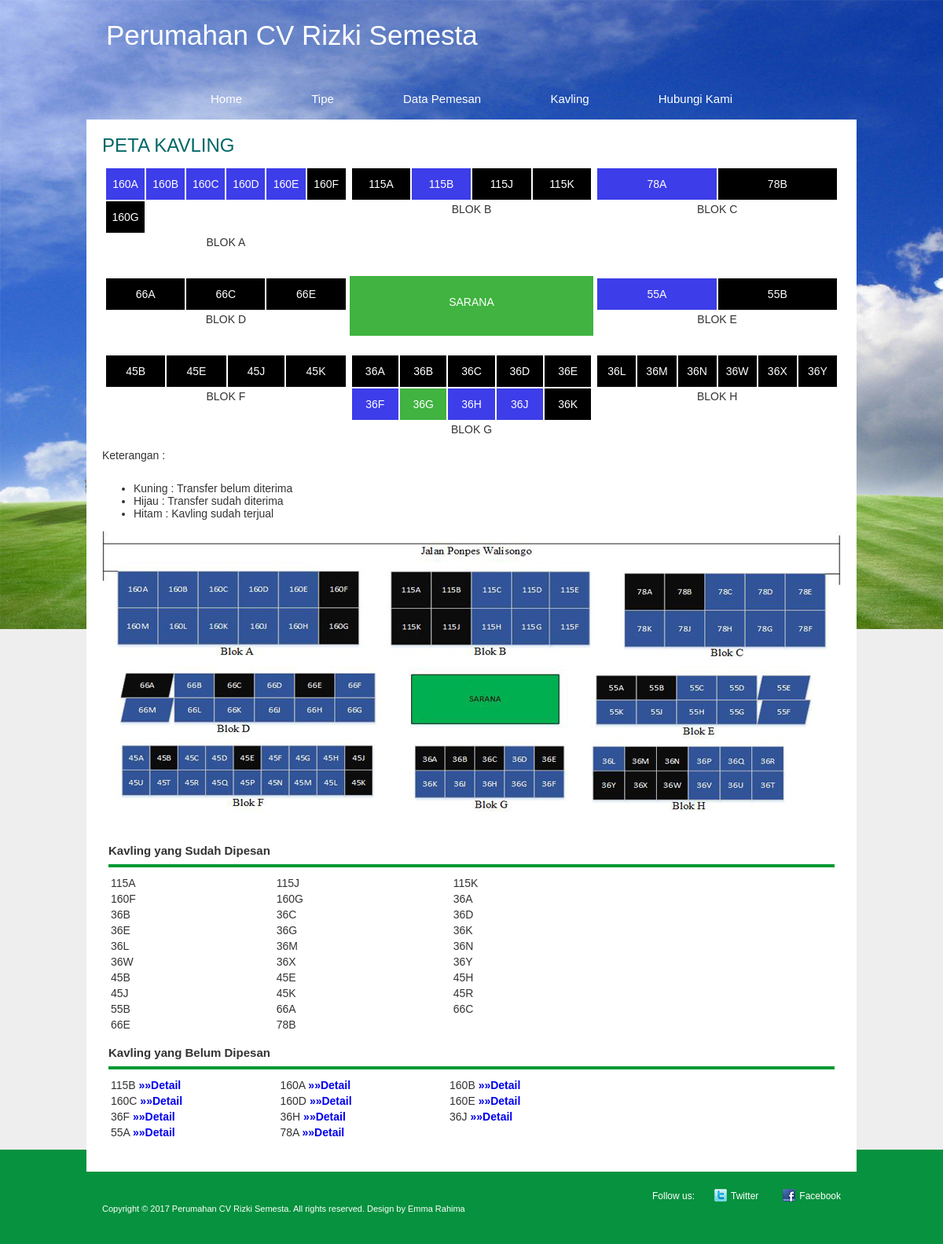
The page /tes.php on the database its author committed.
### tables this page shows
CREATE TABLE `t_kavling` (
  `kd_kavling` varchar(4) NOT NULL,
  `kd_tipe` varchar(3) NOT NULL,
  `luas` int(3) NOT NULL,
  `lebih` int(3) NOT NULL,
  `by_lebih` int(8) NOT NULL,
  `keterangan` text NOT NULL,
  `status` tinyint(1) NOT NULL
);

CREATE TABLE `t_pemesan` (
  `id_pemesan` varchar(3) NOT NULL,
  `kd_kavling` varchar(4) NOT NULL,
  `nama` varchar(25) NOT NULL,
  `nik` varchar(16) NOT NULL,
  `jns_kel` varchar(6) NOT NULL,
  `tp_lahir` varchar(15) NOT NULL,
  `tgl_lahir` date NOT NULL,
  `alamat` text NOT NULL,
  `status` varchar(11) NOT NULL,
  `pekerjaan` varchar(20) NOT NULL,
  `telp` varchar(13) NOT NULL,
  `bank` varchar(7) NOT NULL,
  `foto` varchar(30) NOT NULL,
  `app` tinyint(1) NOT NULL,
  `jual` tinyint(1) NOT NULL
);

### tes.php (the view, shortened to what this page needs)
<!DOCTYPE HTML PUBLIC "-//W3C//DTD HTML 4.01//EN" "http://www.w3.org/TR/html4/strict.dtd">
<html>
<head>
<link type="text/css" rel="stylesheet" href="css/style.css">
<link href="jquery_custom/jquery-ui.css" rel='stylesheet' type='text/css'/>
</head>
<body>
<div class="outer">
  <div class="wrapper">
    <div class="header">
      <div class="header_top">
        <div class="logo fl-lt"> <a href="#">Perumahan CV Rizki Semesta</a> </div>
      </div>
      <div class="menu">
        <ul>
          <li><a href="?page=home">Home</a></li>
          <li><a href="?page=tipe">Tipe</a></li>
		  <li><a href="?page=pemesan">Data Pemesan</a></li>
          <li><a href="?page=kavling">Kavling</a></li>
          <li><a href="?page=kontak">Hubungi Kami</a></li>
        </ul>
      </div>
    </div>
    <div class="content">
<?php
include "kon_db.php";
?>
<?php
$blok_A = mysqli_query($koneksi, "SELECT `t_kavling`.`kd_kavling`,`app`,`jual` FROM `t_kavling` LEFT JOIN `t_pemesan` ON `t_kavling`.`kd_kavling` = `t_pemesan`.`kd_kavling` WHERE `t_kavling`.`kd_kavling` LIKE '160%' ORDER BY `t_kavling`.`kd_kavling` ASC");
$blok_B = mysqli_query($koneksi, "SELECT `t_kavling`.`kd_kavling`,`app`,`jual` FROM `t_kavling` LEFT JOIN `t_pemesan` ON `t_kavling`.`kd_kavling` = `t_pemesan`.`kd_kavling` WHERE `t_kavling`.`kd_kavling` LIKE '115%' ORDER BY `t_kavling`.`kd_kavling` ASC");
$blok_C = mysqli_query($koneksi, "SELECT `t_kavling`.`kd_kavling`,`app`,`jual` FROM `t_kavling` LEFT JOIN `t_pemesan` ON `t_kavling`.`kd_kavling` = `t_pemesan`.`kd_kavling` WHERE `t_kavling`.`kd_kavling` LIKE '78%' ORDER BY `t_kavling`.`kd_kavling` ASC");
$blok_D = mysqli_query($koneksi, "SELECT `t_kavling`.`kd_kavling`,`app`,`jual` FROM `t_kavling` LEFT JOIN `t_pemesan` ON `t_kavling`.`kd_kavling` = `t_pemesan`.`kd_kavling` WHERE `t_kavling`.`kd_kavling` LIKE '66%' ORDER BY `t_kavling`.`kd_kavling` ASC");
$blok_E = mysqli_query($koneksi, "SELECT `t_kavling`.`kd_kavling`,`app`,`jual` FROM `t_kavling` LEFT JOIN `t_pemesan` ON `t_kavling`.`kd_kavling` = `t_pemesan`.`kd_kavling` WHERE `t_kavling`.`kd_kavling` LIKE '55%' ORDER BY `t_kavling`.`kd_kavling` ASC");
$blok_F = mysqli_query($koneksi, "SELECT `t_kavling`.`kd_kavling`,`app`,`jual` FROM `t_kavling` LEFT JOIN `t_pemesan` ON `t_kavling`.`kd_kavling` = `t_pemesan`.`kd_kavling` WHERE `t_kavling`.`kd_kavling` LIKE '45%' ORDER BY `t_kavling`.`kd_kavling` ASC");
$blok_G = mysqli_query($koneksi, "SELECT `t_kavling`.`kd_kavling`,`app`,`jual` FROM `t_kavling` LEFT JOIN `t_pemesan` ON `t_kavling`.`kd_kavling` = `t_pemesan`.`kd_kavling` WHERE `t_kavling`.`kd_kavling` LIKE '36%' ORDER BY `t_kavling`.`kd_kavling` ASC LIMIT 10");
$blok_H = mysqli_query($koneksi, "SELECT `t_kavling`.`kd_kavling`,`app`,`jual` FROM `t_kavling` LEFT JOIN `t_pemesan` ON `t_kavling`.`kd_kavling` = `t_pemesan`.`kd_kavling` WHERE `t_kavling`.`kd_kavling` LIKE '36%' ORDER BY `t_kavling`.`kd_kavling` ASC LIMIT 10,12");
?>
<h2>PETA KAVLING</h2>
<table width="100%" class="kavlingan">
<tr>
	<td width="33%">
		<table width="100%" class="table-kavling">
			<?php
				$index = 0;
				foreach ($blok_A as $value) {
					$index+= 1;
					if ($index % 6 == 1) {
						echo "<tr>";
					}
					if ($value['app'] == 1 AND $value['jual'] == 0) {
						echo "<td width=\"16%\" bgcolor=\"40b340\">";
					} elseif ($value['app'] == 1 AND $value['jual'] == 1) {
						echo "<td width=\"16%\" bgcolor=\"000000\">";
					} elseif ($value['app'] == '0' AND $value['jual'] == '0') {
						echo "<td width=\"16%\" bgcolor=\"fff587\">";
					} else {
						echo "<td width=\"16%\"  bgcolor=\"3d3de9\">";
					}
							echo $value['kd_kavling'] . "";
						echo "</td>";
					if ($index % 6 == 0) {
						echo "</tr>";
					}
				}
			?>
		</table>
		<p style="text-align: center;">BLOK A</p>
	</td>
	<td width="33%">
		<table width="100%" class="table-kavling">
			<?php
				$index_b = 0;
				foreach ($blok_B as $value) {
					$index_b++;
					if ($index_b % 6 == 1) {
						echo "<tr>";
					}
					if ($value['app'] == 1 AND $value['jual'] == 0) {
						echo "<td width=\"16%\" bgcolor=\"40b340\">";
					} elseif ($value['app'] == 1 AND $value['jual'] == 1) {
						echo "<td width=\"16%\" bgcolor=\"000000\">";
					} elseif ($value['app'] == '0' AND $value['jual'] == '0') {
						echo "<td width=\"16%\" bgcolor=\"fff587\">";
					} else {
						echo "<td width=\"16%\"  bgcolor=\"3d3de9\">";
					}
							echo $value['kd_kavling'] . "";
						echo "</td>";
				}
			?>
		</table>
		<p style="text-align: center;">BLOK B</p>
	</td>
	<td width="33%">
		<table width="100%" class="table-kavling">
			<?php
				$index_c = 0;
				foreach ($blok_C as $value) {
					$index_c++;
					if ($index_c % 6 == 1) {
						echo "<tr>";
					}
					if ($value['app'] == 1 AND $value['jual'] == 0) {
						echo "<td width=\"16%\" bgcolor=\"40b340\">";
					} elseif ($value['app'] == 1 AND $value['jual'] == 1) {
						echo "<td width=\"16%\" bgcolor=\"000000\">";
					} elseif ($value['app'] == '0' AND $value['jual'] == '0') {
						echo "<td width=\"16%\" bgcolor=\"fff587\">";
					} else {
						echo "<td width=\"16%\"  bgcolor=\"3d3de9\">";
					}
							echo $value['kd_kavling'] . "";
						echo "</td>";
				}
			?>
		</table>
		<p style="text-align: center;">BLOK C</p>
	</td>
</tr>
<tr><td><br/></td><td><br/></td><td><br/></td></tr>
<tr>
	<td width="33%">
		<table width="100%" class="table-kavling">
			<?php
				$index_d = 0;
				foreach ($blok_D as $value) {
					$index_d+= 1;
					if ($index_d % 6 == 1) {
						echo "<tr>";
					}
					if ($value['app'] == 1 AND $value['jual'] == 0) {
						echo "<td width=\"16%\" bgcolor=\"40b340\">";
					} elseif ($value['app'] == 1 AND $value['jual'] == 1) {
						echo "<td width=\"16%\" bgcolor=\"000000\">";
					} elseif ($value['app'] == '0' AND $value['jual'] == '0') {
						echo "<td width=\"16%\" bgcolor=\"fff587\">";
					} else {
						echo "<td width=\"16%\"  bgcolor=\"3d3de9\">";
					}
							echo $value['kd_kavling'] . "";
						echo "</td>";
				}
			?>
		</table>
		<p style="text-align: center;">BLOK D</p>
	</td>
	<td width="33%" bgcolor="40b340" style="vertical-align: middle; color: #fff">
		<p style="text-align: center;">SARANA</p>
	</td>
	<td width="33%">
		<table width="100%" class="table-kavling">
			<?php
				$index_e = 0;
				foreach ($blok_E as $value) {
					$index_e++;
					if ($index_e % 6 == 1) {
						echo "<tr>";
					}
					if ($value['app'] == 1 AND $value['jual'] == 0) {
						echo "<td width=\"16%\" bgcolor=\"40b340\">";
					} elseif ($value['app'] == 1 AND $value['jual'] == 1) {
						echo "<td width=\"16%\" bgcolor=\"000000\">";
					} elseif ($value['app'] == '0' AND $value['jual'] == '0') {
						echo "<td width=\"16%\" bgcolor=\"fff587\">";
					} else {
						echo "<td width=\"16%\"  bgcolor=\"3d3de9\">";
					}
							echo $value['kd_kavling'] . "";
						echo "</td>";
				}
			?>
		</table>
		<p style="text-align: center;">BLOK E</p>
	</td>
</tr>
<tr><td><br/></td><td><br/></td><td><br/></td></tr>
<tr>
	<td width="33%">
		<table width="100%" class="table-kavling">
			<?php
				$index_f = 0;
				foreach ($blok_F as $value) {
					$index_f+= 1;
					if ($index_f % 18 == 1) {
						echo "<tr>";
					}
					if ($value['app'] == 1 AND $value['jual'] == 0) {
						echo "<td width=\"5.5%\" bgcolor=\"40b340\">";
					} elseif ($value['app'] == 1 AND $value['jual'] == 1) {
						echo "<td width=\"5.5%\" bgcolor=\"000000\">";
					} elseif ($value['app'] == '0' AND $value['jual'] == '0') {
						echo "<td width=\"5.5%\" bgcolor=\"fff587\">";
					} else {
						echo "<td width=\"5.5%\"  bgcolor=\"3d3de9\">";
					}
							echo $value['kd_kavling'] . "";
						echo "</td>";
				}
			?>
		</table>
		<p style="text-align: center;">BLOK F</p>
	</td>
	<td width="33%">
		<table width="100%" class="table-kavling">
			<?php
				$index_g = 0;
				foreach ($blok_G as $value) {
					$index_g++;
					if ($index_g % 5 == 1) {
						echo "<tr>";
					}
					if ($value['app'] == 1 AND $value['jual'] == 0) {
						echo "<td width=\"16%\" bgcolor=\"40b340\">";
					} elseif ($value['app'] == 1 AND $value['jual'] == 1) {
						echo "<td width=\"16%\" bgcolor=\"000000\">";
					} elseif ($value['app'] == '0' AND $value['jual'] == '0') {
						echo "<td width=\"16%\" bgcolor=\"fff587\">";
					} else {
						echo "<td width=\"16%\"  bgcolor=\"3d3de9\">";
					}
							echo $value['kd_kavling'] . "";
						echo "</td>";
					if ($index_g % 5 == 0) {
						echo "</tr>";
					}
				}
			?>
		</table>
		<p style="text-align: center;">BLOK G</p>
	</td>
	<td width="33%">
		<table width="100%" class="table-kavling">
			<?php
				$index_h = 0;
				foreach ($blok_H as $value) {
					$index_h++;
					if ($index_h % 6 == 1) {
						echo "<tr>";
					}
					if ($value['app'] == 1 AND $value['jual'] == 0) {
						echo "<td width=\"16%\" bgcolor=\"40b340\">";
					} elseif ($value['app'] == 1 AND $value['jual'] == 1) {
						echo "<td width=\"16%\" bgcolor=\"000000\">";
					} elseif ($value['app'] == '0' AND $value['jual'] == '0') {
						echo "<td width=\"16%\" bgcolor=\"fff587\">";
					} else {
						echo "<td width=\"16%\"  bgcolor=\"3d3de9\">";
					}
							echo $value['kd_kavling'] . "";
						echo "</td>";
					if ($index_h % 6 == 0) {
						echo "</tr>";
					}
				}
			?>
		</table>
		<p style="text-align: center;">BLOK H</p>
	</td>
</tr>
</table>
<p>Keterangan :</p>
<ul>
	<li>Kuning : Transfer belum diterima</li>
	<li>Hijau : Transfer sudah diterima</li>
	<li>Hitam : Kavling sudah terjual</li>
</ul>
<div class="banner"> <img src="img/denahkavling0.jpg" alt="kavling al huda"> </div>
<div class="content_bottom">
		<h3>Kavling yang Sudah Dipesan</h3>
		<table width="70%">
			<tr>
			<?php
			$index = 0;
			$query=mysqli_query($koneksi, "select * from t_pemesan where app=1 order by kd_kavling ASC");
			while($row=mysqli_fetch_array($query)) {
			?>
				<td valign="middle"><?php echo $row['kd_kavling'];?></td>
				<?php
					$index += 1;
					if ( $index % 3 == 0 ){
						echo( "</tr><tr>" );
					} ?>
			<?php
			} ?>
		</table>
		<br />
		<h3>Kavling yang Belum Dipesan</h3>
		<table width="70%">
			<tr>
			<?php
			$index1 = 0;
			$query1=mysqli_query($koneksi, "select * from t_kavling where `kd_kavling` NOT IN(select `kd_kavling` FROM `t_pemesan`) order by kd_kavling");
			while($row1=mysqli_fetch_array($query1)) {
			?>
				<td valign="middle"><?php echo $row1['kd_kavling'];?> <a href="?page=detail_kavling&kd_kavling=<?php echo $row1['kd_kavling'];?>"><strong>&raquo;&raquo;Detail</strong></a></td>
				<?php
					$index1 += 1;
					if ( $index1 % 3 == 0 ){
						echo( "</tr><tr>" );
					} ?>
			<?php
			} ?>
		</table>
</div>
</div>
  </div>
</div>
<div class="footer_wrap">
  <div class="wrapper">
    <div class="footer_left fl-lt">
      <p>Copyright © 2017 Perumahan CV Rizki Semesta. All rights reserved. Design by Emma Rahima</a></p>
    </div>
    <div class="footer_right fl-rt"> <span class="fl-lt">Follow us:</span> <a href="#" class="fl-lt"> <img src="img/twitter.png" alt=""> Twitter </a> <a href="#" class="fl-rt"> <img src="img/fb.png" alt=""> Facebook </a>
    </div>
  </div>
</div>
</body>
</html>

### css/style.css (style rules this page uses)
a, img a, img, a img { border:0; outline:0; text-decoration:none; }
.fl-lt { float:left; }
.fl-rt { float:right; }
body { background:#eeeeee; font-family: Arial, Helvetica, sans-serif; font-size:15px; font-weight:normal; color:#000; padding:0px; margin:0px; }
.outer { background:url(../img/c.jpg) repeat-x left top; }
.wrapper { width:980px; margin:0 auto; }
.header_top { padding:25px 20px 25px 25px; }
.logo { font-size:35px; font-family:"Trebuchet MS", Arial, Helvetica, sans-serif; color:#FFF; }
.logo a { color:#fff; }
.menu { text-align:center; }
.menu ul { margin:0px; padding:10px 0 0 0; list-style:none; }
.menu ul li { display:inline; padding:0 42px; line-height:52px; }
.menu ul li a { font-size:15px; color:#fff; font-family:"Trebuchet MS", Arial, Helvetica, sans-serif; }
.content { padding:19px 20px 19px 20px; font-size:14px; color:#333333; background:#fff; position:relative; z-index:2; text-align:justify; }
.content_bottom { padding:31px 8px 20px 8px; }
.content h2 { color:#006666; font-size:24px; font-family:"Trebuchet MS", Arial, Helvetica, sans-serif; font-weight:normal; margin:0 0 10px 0; }
.content p { margin:0px; padding:0 0 10px 0; line-height:20px; }
.content h3 { color:#333333; font-size:15px; font-family:"Trebuchet MS", Arial, Helvetica, sans-serif; font-weight:bold; border-bottom:4px solid #009933; padding-bottom:9px; margin:0 0 9px 0; }
.footer_wrap { position:relative; z-index:1; background:#06923e; margin-top:-28px; padding:48px 0 28px 0; }
.footer_left { width:600px; padding:0 20px; font-size:11px; color:#fff; }
.footer_left p { margin-top:21px; }
.footer_right { padding:0 20px; width:240px; font-size:12px; color:#fff; line-height:18px; margin-top:2px; }
.footer_right span { display:block; padding-right: 10px; }
.footer_right a { color:#fff; margin:0 0 0 15px; }
.footer_right a img { margin-right:5px; float:left; }
.table-kavling { text-align: center; color: #fff; }
.table-kavling tr { height: 40px; }
.table-kavling tr td { vertical-align: middle !important; }
.kavlingan tr td { vertical-align: top; }

### rows shown on the page
t_kavling: kd_kavling "160A"
t_kavling: kd_kavling "160B"
t_kavling: kd_kavling "160C"
t_kavling: kd_kavling "160D"
t_kavling: kd_kavling "160E"
t_pemesan: kd_kavling.kd_kavling "160F", kd_kavling "160F"
t_pemesan: kd_kavling.kd_kavling "160G", kd_kavling "160G"
t_pemesan: kd_kavling.kd_kavling "115A", kd_kavling "115A"
t_kavling: kd_kavling "115B"
t_pemesan: kd_kavling.kd_kavling "115J", kd_kavling "115J"
t_pemesan: kd_kavling.kd_kavling "115K", kd_kavling "115K"
t_kavling: kd_kavling "78A"
t_pemesan: kd_kavling.kd_kavling "78B", kd_kavling "78B"
t_pemesan: kd_kavling.kd_kavling "66A", kd_kavling "66A"
t_pemesan: kd_kavling.kd_kavling "66C", kd_kavling "66C"
t_pemesan: kd_kavling.kd_kavling "66E", kd_kavling "66E"
t_kavling: kd_kavling "55A"
t_pemesan: kd_kavling.kd_kavling "55B", kd_kavling "55B"
t_pemesan: kd_kavling.kd_kavling "45B", kd_kavling "45B"
t_pemesan: kd_kavling.kd_kavling "45E", kd_kavling "45E"
t_pemesan: kd_kavling.kd_kavling "45J", kd_kavling "45J"
t_pemesan: kd_kavling.kd_kavling "45K", kd_kavling "45K"
t_pemesan: kd_kavling.kd_kavling "36A", kd_kavling "36A"
t_pemesan: kd_kavling.kd_kavling "36B", kd_kavling "36B"
t_pemesan: kd_kavling.kd_kavling "36C", kd_kavling "36C"
t_pemesan: kd_kavling.kd_kavling "36D", kd_kavling "36D"
t_pemesan: kd_kavling.kd_kavling "36E", kd_kavling "36E"
t_kavling: kd_kavling "36F"
t_pemesan: kd_kavling.kd_kavling "36G", kd_kavling "36G"
t_kavling: kd_kavling "36H"
t_kavling: kd_kavling "36J"
t_pemesan: kd_kavling.kd_kavling "36K", kd_kavling "36K"
t_pemesan: kd_kavling.kd_kavling "36L", kd_kavling "36L"
t_pemesan: kd_kavling.kd_kavling "36M", kd_kavling "36M"
t_pemesan: kd_kavling.kd_kavling "36N", kd_kavling "36N"
t_pemesan: kd_kavling.kd_kavling "36W", kd_kavling "36W"
t_pemesan: kd_kavling.kd_kavling "36X", kd_kavling "36X"
t_pemesan: kd_kavling.kd_kavling "36Y", kd_kavling "36Y"
t_pemesan: kd_kavling "45H"
t_pemesan: kd_kavling "45R"
